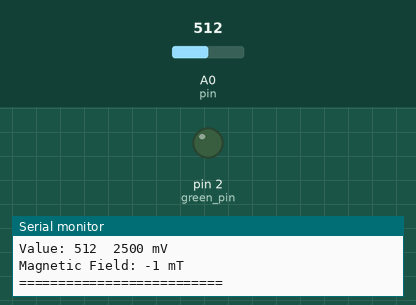
Bench run of a sketch on a simulated Arduino Uno, built with avr-gcc and run on an emulated ATmega328P. On the bench: output pins drawn as LEDs (lit = HIGH), the last lines printed to the serial monitor. The test bench sets the inputs (shaded band); at power-on: A0 (pin) = 512.

Above: at 1.8 s.
1.9 s: A0 (pin) set to 548
At 3.2 s:
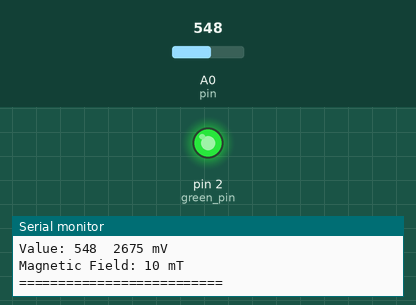
3.5 s: A0 (pin) set to 511
At 5.2 s:
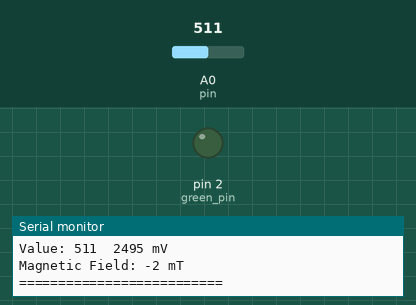
5.5 s: A0 (pin) set to 485
At 7.2 s:
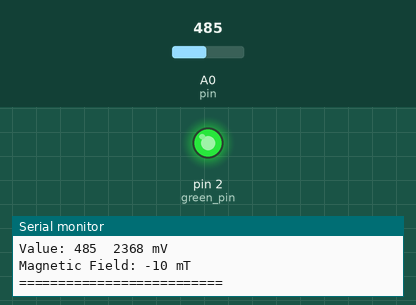
Timing chart, 0 to 8.7 s (numbered marks = the images above; inputs shaded):
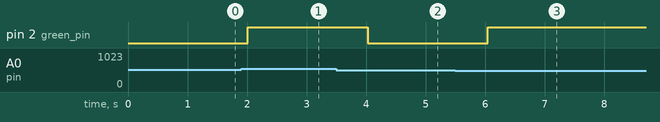

The sketch:

hall1.ino
```cpp
int pin = A0;         //Pin εισόδου αισθητήρα Hall
int vcc = 5000;       //Τάση τροφοδοσίας αισθητήρα Hall σε mV
int green_pin = 2;

int value;            //Μεταβλητή τιμής στο εύρος 0-1023
int voltage;          //Μεταβλητή τάσης στο εύρος 0-Vcc
int field;            //Μεταβλητή τιμής πεδίου σε mT

void setup() {
  Serial.begin(9600); //Έναρξη σειριακής επικοινωνίας
  pinMode(green_pin, OUTPUT);
}

void loop() {
  value = analogRead(pin); //Ανάγνωση τιμής του αισθητήρα Hall
  voltage = value * (vcc / 1024.0); //Μετατροπή σε τιμή τάσης (mV)
  field = map(voltage, 1000, 4000, -100, 100); //Υπολογισμός μαγνητικού πεδίου (mT)
  field = field - 1;


  if (abs(field) > 5) {
    digitalWrite(green_pin, HIGH);
  } else {
    digitalWrite(green_pin, LOW);
  }


  //Εμφάνιση αποτελεσμάτων
  Serial.print("Value: ");
  Serial.print(value);
  Serial.print("\t");
  Serial.print(voltage);
  Serial.println(" mV");
  Serial.print("Magnetic Field: ");
  Serial.print(field);
  Serial.println(" mT");
  Serial.println("==========================");
  delay(1000); //Λήψη νέας τιμής κάθε 1sec
}
```

Measured:
- the behaviour switches between 533 and 534 on A0 (pin) (found by bisection; images 0 and 1)
- the behaviour switches between 500 and 499 on A0 (pin) (found by bisection; images 2 and 3)
- after the input at 1.9 s, pin 2 (green_pin): LOW → HIGH after 0.11 s
- after the input at 3.5 s, pin 2 (green_pin): HIGH → LOW after 0.53 s
- after the input at 5.5 s, pin 2 (green_pin): LOW → HIGH after 0.54 s
